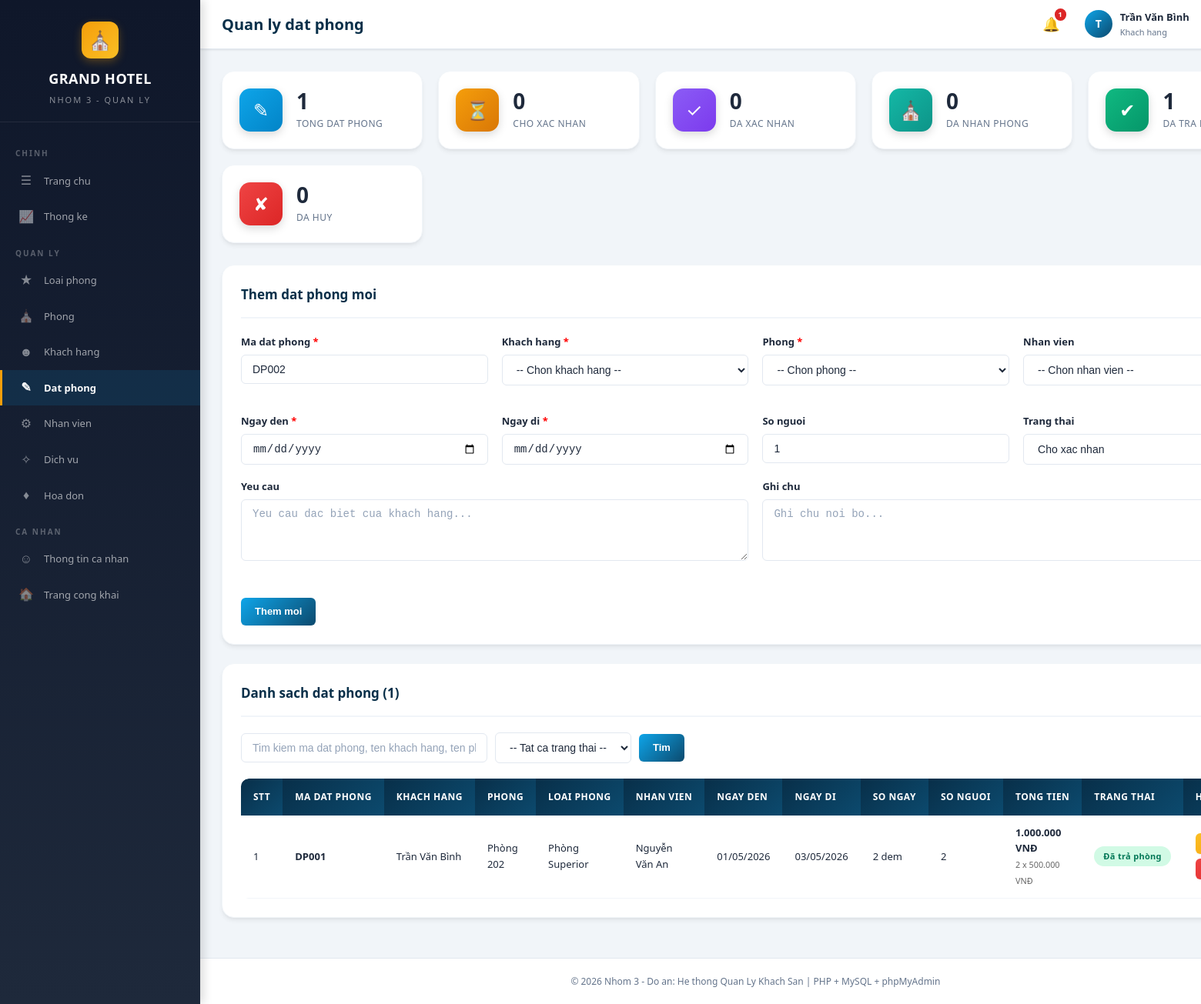
The app's page /datphong.php (signed in) with its own data.
### tables this page shows
CREATE TABLE IF NOT EXISTS datphong (
    id INT AUTO_INCREMENT PRIMARY KEY,
    madatphong VARCHAR(20) NOT NULL UNIQUE,
    khachhang_id INT NOT NULL,
    phong_id INT NOT NULL,
    nhanvien_id INT,
    ngayden DATE NOT NULL,
    ngaydi DATE NOT NULL,
    songuoi INT DEFAULT 1,
    yeucau TEXT,
    trangthai ENUM('cho_xac_nhan', 'da_xac_nhan', 'da_nhan_phong', 'da_tra_phong', 'da_huy') DEFAULT 'cho_xac_nhan',
    ghichu TEXT,
    created_at TIMESTAMP DEFAULT CURRENT_TIMESTAMP,
    updated_at TIMESTAMP DEFAULT CURRENT_TIMESTAMP ON UPDATE CURRENT_TIMESTAMP,
    FOREIGN KEY (khachhang_id) REFERENCES khachhang(id) ON DELETE RESTRICT,
    FOREIGN KEY (phong_id) REFERENCES phong(id) ON DELETE RESTRICT,
    FOREIGN KEY (nhanvien_id) REFERENCES nhanvien(id) ON DELETE SET NULL
);

CREATE TABLE IF NOT EXISTS khachhang (
    id INT AUTO_INCREMENT PRIMARY KEY,
    makh VARCHAR(20) NOT NULL UNIQUE,
    taikhoan_id INT,
    hoten VARCHAR(100) NOT NULL,
    cmnd VARCHAR(20),
    sdt VARCHAR(15),
    email VARCHAR(100),
    diachi TEXT,
    gioitinh ENUM('Nam', 'Nu', 'Khac') DEFAULT 'Nam',
    ngaysinh DATE,
    quoctich VARCHAR(50) DEFAULT 'Việt Nam',
    ghichu TEXT,
    created_at TIMESTAMP DEFAULT CURRENT_TIMESTAMP,
    FOREIGN KEY (taikhoan_id) REFERENCES taikhoan(id) ON DELETE SET NULL
);

CREATE TABLE IF NOT EXISTS phong (
    id INT AUTO_INCREMENT PRIMARY KEY,
    maphong VARCHAR(20) NOT NULL UNIQUE,
    tenphong VARCHAR(100) NOT NULL,
    loaiphong_id INT NOT NULL,
    tang INT DEFAULT 1,
    trangthai ENUM('trong', 'dang_thue', 'bao_tri', 'da_dat') DEFAULT 'trong',
    mota TEXT,
    hinhanh VARCHAR(255) DEFAULT '',
    created_at TIMESTAMP DEFAULT CURRENT_TIMESTAMP,
    FOREIGN KEY (loaiphong_id) REFERENCES loaiphong(id) ON DELETE RESTRICT
);

CREATE TABLE IF NOT EXISTS loaiphong (
    id INT AUTO_INCREMENT PRIMARY KEY,
    tenloai VARCHAR(100) NOT NULL,
    mota TEXT,
    giaban DECIMAL(12,2) NOT NULL DEFAULT 0,
    sophong_max INT DEFAULT 2,
    tienich TEXT,
    hinhanh VARCHAR(255) DEFAULT ''
);

CREATE TABLE IF NOT EXISTS nhanvien (
    id INT AUTO_INCREMENT PRIMARY KEY,
    manv VARCHAR(20) NOT NULL UNIQUE,
    taikhoan_id INT,
    hoten VARCHAR(100) NOT NULL,
    sdt VARCHAR(15),
    email VARCHAR(100),
    diachi TEXT,
    chucvu VARCHAR(100),
    phongban VARCHAR(100) DEFAULT '',
    luong DECIMAL(12,2) DEFAULT 0,
    ngaysinh DATE,
    gioitinh ENUM('Nam', 'Nu', 'Khac') DEFAULT 'Nam',
    ngvaolam DATE,
    trangthai ENUM('hoat_dong', 'nghi_viec') DEFAULT 'hoat_dong',
    created_at TIMESTAMP DEFAULT CURRENT_TIMESTAMP,
    FOREIGN KEY (taikhoan_id) REFERENCES taikhoan(id) ON DELETE SET NULL
);

### datphong.php (the view, shortened to what this page needs)
<?php
require_once 'config.php';
$editItem = null;
$search = trim($_GET['search'] ?? '');
$filter_trangthai = $_GET['filter_trangthai'] ?? '';
$where = 'WHERE 1=1';
$params = [];
$sql = "SELECT dp.*, kh.hoten as tenkh, p.tenphong, p.maphong, nv.hoten as tennv, lp.giaban, lp.tenloai
        FROM datphong dp
        LEFT JOIN khachhang kh ON dp.khachhang_id = kh.id
        LEFT JOIN phong p ON dp.phong_id = p.id
        LEFT JOIN loaiphong lp ON p.loaiphong_id = lp.id
        LEFT JOIN nhanvien nv ON dp.nhanvien_id = nv.id
        $where ORDER BY dp.id DESC";
$stmt = $pdo->prepare($sql);
$stmt->execute($params);
$dsDatPhong = $stmt->fetchAll();
$tongDatPhong = $pdo->query("SELECT COUNT(*) FROM datphong")->fetchColumn();
$choXacNhan = $pdo->query("SELECT COUNT(*) FROM datphong WHERE trangthai='cho_xac_nhan'")->fetchColumn();
$daXacNhan = $pdo->query("SELECT COUNT(*) FROM datphong WHERE trangthai='da_xac_nhan'")->fetchColumn();
$daNhanPhong = $pdo->query("SELECT COUNT(*) FROM datphong WHERE trangthai='da_nhan_phong'")->fetchColumn();
$daTraPhong = $pdo->query("SELECT COUNT(*) FROM datphong WHERE trangthai='da_tra_phong'")->fetchColumn();
$daHuy = $pdo->query("SELECT COUNT(*) FROM datphong WHERE trangthai='da_huy'")->fetchColumn();
$maDPDefault = generateCode('DP', 'datphong');
require_once 'header.php';
?>
<div class="stats-grid">
    <div class="stat-card">
        <div class="stat-icon blue">&#9998;</div>
        <div class="stat-info">
            <h4><?php echo $tongDatPhong; ?></h4>
            <p>Tong dat phong</p>
        </div>
    </div>
    <div class="stat-card">
        <div class="stat-icon orange">&#9203;</div>
        <div class="stat-info">
            <h4><?php echo $choXacNhan; ?></h4>
            <p>Cho xac nhan</p>
        </div>
    </div>
    <div class="stat-card">
        <div class="stat-icon purple">&#10003;</div>
        <div class="stat-info">
            <h4><?php echo $daXacNhan; ?></h4>
            <p>Da xac nhan</p>
        </div>
    </div>
    <div class="stat-card">
        <div class="stat-icon teal">&#9962;</div>
        <div class="stat-info">
            <h4><?php echo $daNhanPhong; ?></h4>
            <p>Da nhan phong</p>
        </div>
    </div>
    <div class="stat-card">
        <div class="stat-icon green">&#10004;</div>
        <div class="stat-info">
            <h4><?php echo $daTraPhong; ?></h4>
            <p>Da tra phong</p>
        </div>
    </div>
    <div class="stat-card">
        <div class="stat-icon red">&#10008;</div>
        <div class="stat-info">
            <h4><?php echo $daHuy; ?></h4>
            <p>Da huy</p>
        </div>
    </div>
</div>
<div class="card">
    <div class="card-header">
        <h3><?php echo $editItem ? 'Sua dat phong' : 'Them dat phong moi'; ?></h3>
    </div>
    <form method="POST" action="" id="formDatPhong">
        <div class="form-grid">
            <div class="form-group">
                <label>Ma dat phong <span style="color:red">*</span></label>
                <input type="text" name="madatphong" class="form-control" value="<?php echo $editItem ? htmlspecialchars($editItem['madatphong']) : htmlspecialchars($maDPDefault); ?>" required>
            </div>
            <div class="form-group">
                <label>Khach hang <span style="color:red">*</span></label>
                <select name="khachhang_id" class="form-control" required>
                    <option value="">-- Chon khach hang --</option>
                </select>
            </div>
            <div class="form-group">
                <label>Phong <span style="color:red">*</span></label>
                <select name="phong_id" class="form-control" id="phongSelect" required>
                    <option value="">-- Chon phong --</option>
                </select>
            </div>
            <div class="form-group">
                <label>Nhan vien</label>
                <select name="nhanvien_id" class="form-control">
                    <option value="">-- Chon nhan vien --</option>
                </select>
            </div>
            <div class="form-group">
                <label>Ngay den <span style="color:red">*</span></label>
                <input type="date" name="ngayden" id="ngayden" class="form-control" value="<?php echo $editItem ? formatDateInput($editItem['ngayden']) : ''; ?>" required onchange="tinhTien()">
            </div>
            <div class="form-group">
                <label>Ngay di <span style="color:red">*</span></label>
                <input type="date" name="ngaydi" id="ngaydi" class="form-control" value="<?php echo $editItem ? formatDateInput($editItem['ngaydi']) : ''; ?>" required onchange="tinhTien()">
            </div>
            <div class="form-group">
                <label>So nguoi</label>
                <input type="number" name="songuoi" class="form-control" min="1" max="20" value="<?php echo $editItem ? $editItem['songuoi'] : 1; ?>">
            </div>
            <div class="form-group">
                <label>Trang thai</label>
                <select name="trangthai" class="form-control" id="trangthaiSelect">
                    <option value="cho_xac_nhan" <?php echo ($editItem && $editItem['trangthai']==='cho_xac_nhan') ? 'selected' : ''; ?>>Cho xac nhan</option>
                </select>
            </div>
        </div>
        <div class="form-grid">
            <div class="form-group">
                <label>Yeu cau</label>
                <textarea name="yeucau" class="form-control" rows="3" placeholder="Yeu cau dac biet cua khach hang..."><?php echo $editItem ? htmlspecialchars($editItem['yeucau'] ?? '') : ''; ?></textarea>
            </div>
            <div class="form-group">
                <label>Ghi chu</label>
                <textarea name="ghichu" class="form-control" rows="3" placeholder="Ghi chu noi bo..."><?php echo $editItem ? htmlspecialchars($editItem['ghichu'] ?? '') : ''; ?></textarea>
            </div>
        </div>
        <div class="form-actions">
            <button type="submit" class="btn btn-primary"><?php echo $editItem ? 'Cap nhat' : 'Them moi'; ?></button>
        </div>
    </form>
</div>
<div class="card">
    <div class="card-header">
        <h3>Danh sach dat phong (<?php echo count($dsDatPhong); ?>)</h3>
    </div>
    <div class="search-bar">
        <form method="GET" action="" style="display:flex; gap:10px; flex-wrap:wrap; align-items:center; width:100%;">
            <input type="text" name="search" class="form-control" placeholder="Tim kiem ma dat phong, ten khach hang, ten phong..." value="<?php echo htmlspecialchars($search); ?>" style="max-width:320px;">
            <div class="filter-group">
                <select name="filter_trangthai" class="form-control" onchange="this.form.submit()">
                    <option value="">-- Tat ca trang thai --</option>
                </select>
            </div>
            <button type="submit" class="btn btn-primary">Tim</button>
        </form>
    </div>
    <div class="table-wrapper">
        <table>
            <thead>
                <tr>
                    <th>STT</th>
                    <th>Ma dat phong</th>
                    <th>Khach hang</th>
                    <th>Phong</th>
                    <th>Loai phong</th>
                    <th>Nhan vien</th>
                    <th>Ngay den</th>
                    <th>Ngay di</th>
                    <th>So ngay</th>
                    <th>So nguoi</th>
                    <th>Tong tien</th>
                    <th>Trang thai</th>
                    <th>Hanh dong</th>
                </tr>
            </thead>
            <tbody>
                <?php if (empty($dsDatPhong)): ?>
                    <tr>
                        <td colspan="13">
                            <div class="empty-state">
                                <div class="empty-icon">&#9998;</div>
                                <h4>Khong co dat phong nao</h4>
                                <p>Khong tim thay dat phong nao voi tieu chi tim kiem hien tai.</p>
                            </div>
                        </td>
                    </tr>
                <?php else: ?>
                    <?php $stt = 1; foreach ($dsDatPhong as $dp): ?>
                    <?php
                        $soNgay = 0;
                        $tongTien = 0;
                        if ($dp['ngayden'] && $dp['ngaydi']) {
                            $dateDen = new DateTime($dp['ngayden']);
                            $dateDi = new DateTime($dp['ngaydi']);
                            $soNgay = max(1, $dateDen->diff($dateDi)->days);
                            $tongTien = $soNgay * ($dp['giaban'] ?? 0);
                        }
                    ?>
                    <tr>
                        <td><?php echo $stt++; ?></td>
                        <td><strong><?php echo htmlspecialchars($dp['madatphong']); ?></strong></td>
                        <td><?php echo htmlspecialchars($dp['tenkh'] ?? ''); ?></td>
                        <td><?php echo htmlspecialchars($dp['tenphong'] ?? ''); ?></td>
                        <td><?php echo htmlspecialchars($dp['tenloai'] ?? ''); ?></td>
                        <td><?php echo htmlspecialchars($dp['tennv'] ?? ''); ?></td>
                        <td><?php echo formatDate($dp['ngayden']); ?></td>
                        <td><?php echo formatDate($dp['ngaydi']); ?></td>
                        <td><?php echo $soNgay; ?> dem</td>
                        <td><?php echo $dp['songuoi']; ?></td>
                        <td><strong><?php echo formatMoney($tongTien); ?></strong><br><small style="color:#666;"><?php echo $soNgay; ?> x <?php echo formatMoney($dp['giaban'] ?? 0); ?></small></td>
                        <td><?php echo getStatusBadge($dp['trangthai'], 'datphong'); ?></td>
                        <td>
                            <div class="btn-group">
                                <a href="datphong.php?edit=<?php echo $dp['id']; ?><?php echo $search ? '&search=' . urlencode($search) : ''; ?><?php echo $filter_trangthai ? '&filter_trangthai=' . urlencode($filter_trangthai) : ''; ?>" class="btn btn-warning btn-sm">Sua</a>
                                <a href="datphong.php?delete=<?php echo $dp['id']; ?><?php echo $search ? '&search=' . urlencode($search) : ''; ?><?php echo $filter_trangthai ? '&filter_trangthai=' . urlencode($filter_trangthai) : ''; ?>" class="btn btn-danger btn-sm" onclick="return confirmDelete('Ban co chac muon xoa dat phong <?php echo htmlspecialchars(addslashes($dp['madatphong'])); ?>?')">Xoa</a>
                            </div>
                        </td>
                    </tr>
                    <?php endforeach; ?>
                <?php endif; ?>
            </tbody>
        </table>
    </div>
</div>
<?php require_once 'footer.php'; ?>

### config.php (shortened to what this page needs)
<?php
$host = 'localhost';
$dbname = 'quanly_khachsan';
$username = 'root';
$password = '';
try {
    $pdo = new PDO("mysql:host=$host;dbname=$dbname;charset=utf8mb4", $username, $password);
    $pdo->setAttribute(PDO::ATTR_ERRMODE, PDO::ERRMODE_EXCEPTION);
    $pdo->setAttribute(PDO::ATTR_DEFAULT_FETCH_MODE, PDO::FETCH_ASSOC);
} catch (PDOException $e) {
    die("Kết nối cơ sở dữ liệu thất bại: " . $e->getMessage());
}
function formatMoney($amount) {
    return number_format($amount, 0, ',', '.') . ' VNĐ';
}
function formatDate($date) {
    return date('d/m/Y', strtotime($date));
}
function generateCode($prefix, $table) {
    global $pdo;
    $stmt = $pdo->query("SELECT MAX(id) as max_id FROM $table");
    $row = $stmt->fetch();
    $next = ($row['max_id'] ?? 0) + 1;
    return $prefix . str_pad($next, 3, '0', STR_PAD_LEFT);
}
function getStatusBadge($status, $type = 'phong') {
    $map = [
        'phong' => [
            'trong' => ['badge-success', 'Trống'],
            'dang_thue' => ['badge-info', 'Đang thuê'],
            'bao_tri' => ['badge-danger', 'Bảo trì'],
            'da_dat' => ['badge-warning', 'Đã đặt'],
        ],
        'datphong' => [
            'cho_xac_nhan' => ['badge-warning', 'Chờ xác nhận'],
            'da_xac_nhan' => ['badge-info', 'Đã xác nhận'],
            'da_nhan_phong' => ['badge-primary', 'Đã nhận phòng'],
            'da_tra_phong' => ['badge-success', 'Đã trả phòng'],
            'da_huy' => ['badge-danger', 'Đã hủy'],
        ],
        'hoadon' => [
            'chua_thanh_toan' => ['badge-danger', 'Chưa thanh toán'],
            'da_thanh_toan' => ['badge-success', 'Đã thanh toán'],
            'da_huy' => ['badge-secondary', 'Đã hủy'],
        ],
        'nhanvien' => [
            'hoat_dong' => ['badge-success', 'Hoạt động'],
            'nghi_viec' => ['badge-danger', 'Nghỉ việc'],
        ],
        'dichvu' => [
            'hoat_dong' => ['badge-success', 'Hoạt động'],
            'ngung' => ['badge-danger', 'Ngưng'],
        ],
        'taikhoan' => [
            'hoat_dong' => ['badge-success', 'Hoạt động'],
            'khoa' => ['badge-danger', 'Khóa'],
        ],
    ];
    $item = $map[$type][$status] ?? ['badge-secondary', $status];
    return '<span class="badge ' . $item[0] . '">' . $item[1] . '</span>';
}
?>

### records on screen
datphong: madatphong "DP001", khachhang.hoten "Trần Văn Bình", phong.tenphong "Phòng 202", loaiphong.tenloai "Phòng Superior", nhanvien.hoten "Nguyễn Văn An", ngayden "01/05/2026", ngaydi "03/05/2026", soNgay "2", songuoi "2", formatMoney($tongTien) "1.000.000 VNĐ", loaiphong.giaban "500.000 VNĐ", trangthai "Đã trả phòng"

### other values on screen
$page_title "Quan ly dat phong"
$unread "1"
mb_substr($_SESSION['hoten'] ?? 'A', 0, 1, 'UTF-8') "T"
$_SESSION['hoten'] "Trần Văn Bình"
$tongDatPhong "1"
$choXacNhan "0"
$daXacNhan "0"
$daNhanPhong "0"
$daTraPhong "1"
$daHuy "0"
count($dsDatPhong) "1"
